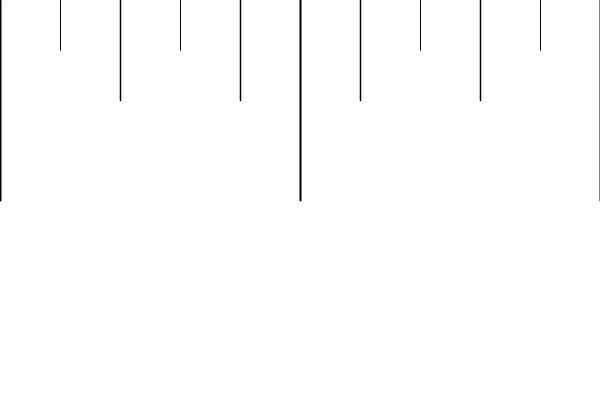
Frame 1 (no input)
Frame 60 (the mouse pressed at the canvas centre just before this capture): identical to frame 1, image omitted
Frame 120 (the mouse held since frame 60 and released just before this capture): identical to frame 1, image omitted

The Processing sketch that drew this single still picture (run headless with seeded random() and noise(); from frame 60 on, the mouse is pressed at the canvas centre):

// Processing sketch: drawing_scales_03
// ── drawing_scales_03.pde
void setup() {
  size(600, 400);
}

void draw() {
  background(255);

  int divisions = 11;

  for (int i = 0; i < divisions; i++) {
    float x = i * width / (divisions - 1);  
    //float x = (i, 0, divisions - 1, 0, width);   // the very same

    if (i % 5 == 0) {  // every 5th
      strokeWeight(2);
      line(x, 0, x, 200);
    } 
    else if (i % 2 == 0) {  // or every even
      strokeWeight(1.5);

      line(x, 0, x, 100);
    } 
    else {  // all others
      strokeWeight(1.0);

      line(x, 0, x, 50);
    }
  }
}
